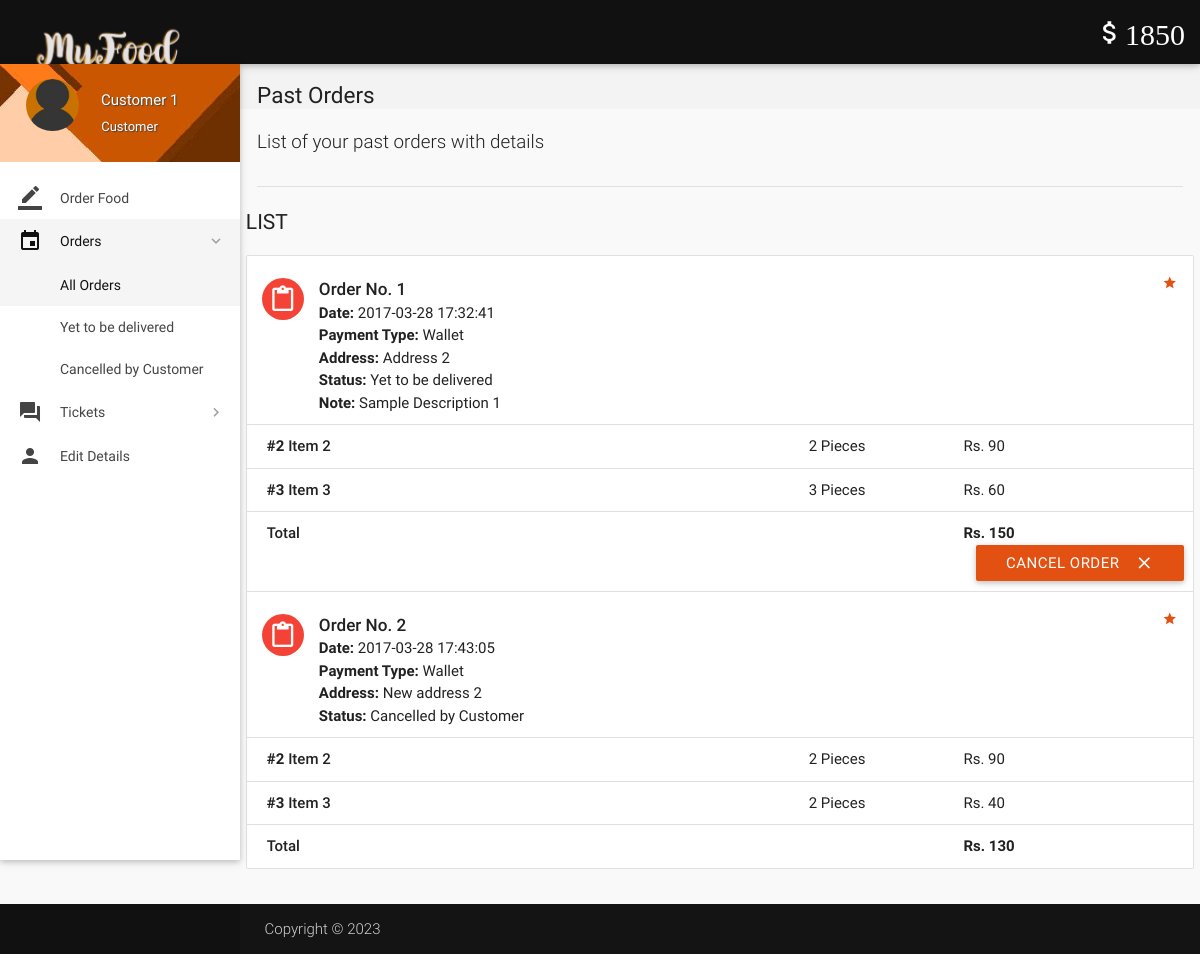
Page /account/orders.php (signed in) on the earlier database version.
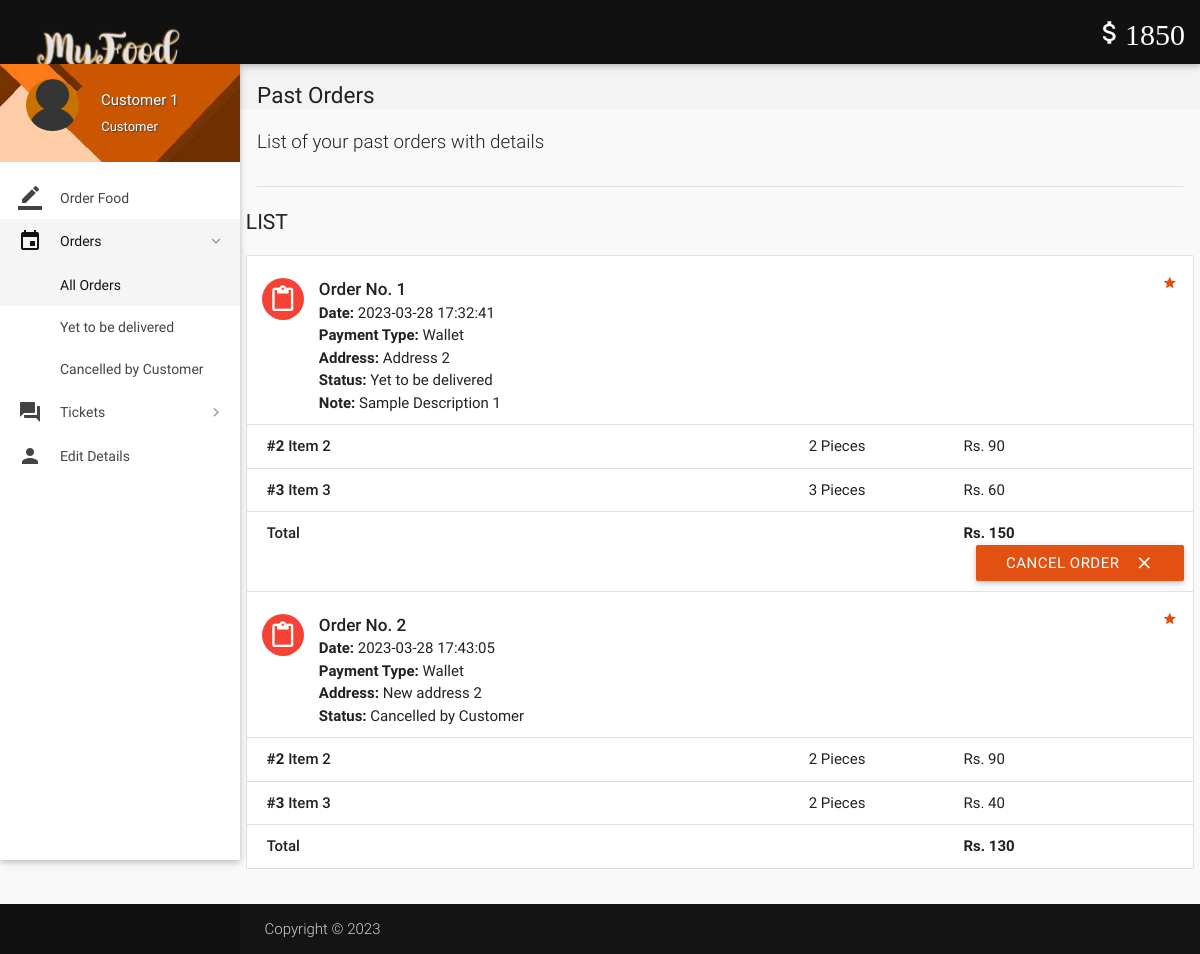
Same page on the later database version.
### tables this page shows
CREATE TABLE `orders` (
  `id` int(11) NOT NULL,
  `customer_id` int(11) NOT NULL,
  `address` varchar(300) NOT NULL,
  `description` varchar(300) NOT NULL,
  `date` datetime NOT NULL DEFAULT CURRENT_TIMESTAMP,
  `payment_type` varchar(16) NOT NULL DEFAULT 'Wallet',
  `total` int(11) NOT NULL,
  `status` varchar(25) NOT NULL DEFAULT 'Yet to be delivered',
  `deleted` tinyint(4) NOT NULL DEFAULT '0'
);

### account/includes/wallet.php (called while the page is built, shortened)
<?php
$user_id=$_SESSION['user_id'];
?>

### account/orders.php (the view, shortened to what the changed rows need)
<?php
include 'includes/connect.php';
include 'includes/wallet.php';
	if($_SESSION['customer_sid']==session_id())
	{
		?>
<!DOCTYPE html>
<html lang="en">
<head>
  <link href="css/materialize.min.css" type="text/css" rel="stylesheet" media="screen,projection">
  <link href="css/style.min.css" type="text/css" rel="stylesheet" media="screen,projection">
  <link href="css/custom/custom.min.css" type="text/css" rel="stylesheet" media="screen,projection">
  <link href="js/plugins/perfect-scrollbar/perfect-scrollbar.css" type="text/css" rel="stylesheet" media="screen,projection">
</head>
<body>
  <header id="header" class="page-topbar">
        <div class="navbar-fixed">
            <nav class="navbar-color">
                <div class="nav-wrapper">
                    <ul class="left">
                      <li><h1 class="logo-wrapper"><a href="index.php" class="brand-logo darken-1"><img src="images/logo.png" alt="logo"></a> <span class="logo-text">Logo</span></h1></li>
                    </ul>
                </div>
            </nav>
        </div>
  </header>
  <div id="main">
    <div class="wrapper">
      <section id="content">
        <div class="container">
<div id="work-collections" class="seaction">
					<?php
					if(isset($_GET['status'])){
						$status = $_GET['status'];
					}
					else{
						$status = '%';
					}
					$sql = mysqli_query($con, "SELECT * FROM orders WHERE customer_id = $user_id AND status LIKE '$status';;");
					echo '              <div class="row">
                <div>
                    <h4 class="header">List</h4>
                    <ul id="issues-collection" class="collection">';
					while($row = mysqli_fetch_array($sql))
					{
						$status = $row['status'];
						echo '<li class="collection-item avatar">
                              <i class="mdi-content-content-paste red circle"></i>
                              <span class="collection-header">Order No. '.$row['id'].'</span>
                              <p><strong>Date:</strong> '.$row['date'].'</p>
                              <p><strong>Payment Type:</strong> '.$row['payment_type'].'</p>
							  <p><strong>Address: </strong>'.$row['address'].'</p>
                              <p><strong>Status:</strong> '.($status=='Paused' ? 'Paused <a  data-position="bottom" data-delay="50" data-tooltip="Please contact administrator for further details." class="btn-floating waves-effect waves-light tooltipped cyan">    ?</a>' : $status).'</p>
							  '.(!empty($row['description']) ? '<p><strong>Note: </strong>'.$row['description'].'</p>' : '').'
							  <a href="#" class="secondary-content"><i class="mdi-action-grade"></i></a>
                              </li>';
						$order_id = $row['id'];
						$sql1 = mysqli_query($con, "SELECT * FROM order_details WHERE order_id = $order_id;");
						while($row1 = mysqli_fetch_array($sql1))
						{
							$item_id = $row1['item_id'];
							$sql2 = mysqli_query($con, "SELECT * FROM items WHERE id = $item_id;");
							while($row2 = mysqli_fetch_array($sql2)){
								$item_name = $row2['name'];
							}
							echo '<li class="collection-item">
                            <div class="row">
                            <div class="col s7">
                            <p class="collections-title"><strong>#'.$row1['item_id'].'</strong> '.$item_name.'</p>
                            </div>
                            <div class="col s2">
                            <span>'.$row1['quantity'].' Pieces</span>
                            </div>
                            <div class="col s3">
                            <span>Rs. '.$row1['price'].'</span>
                            </div>
                            </div>
                            </li>';
							$id = $row1['order_id'];
						}
								echo'<li class="collection-item">
                                        <div class="row">
                                            <div class="col s7">
                                                <p class="collections-title"> Total</p>
                                            </div>
                                            <div class="col s2">
											<span> </span>
                                            </div>
                                            <div class="col s3">
                                                <span><strong>Rs. '.$row['total'].'</strong></span>
                                            </div>';
								if(!preg_match('/^Cancelled/', $status)){
									if($status != 'Delivered'){
								echo '<form action="routers/cancel-order.php" method="post">
										<input type="hidden" value="'.$id.'" name="id">
										<input type="hidden" value="Cancelled by Customer" name="status">
										<input type="hidden" value="'.$row['payment_type'].'" name="payment_type">
										<button class="btn waves-effect waves-light right submit" type="submit" name="action">Cancel Order
                                              <i class="mdi-content-clear right"></i>
										</button>
										</form>';
								}
								}
								echo'</div></li>';
					}
					?>
					 </ul>
                </div>
              </div>
            </div>
        </div>
      </section>
    </div>
  </div>
</body>
</html>
<?php
	}
?>

Differences in the rows shown:
changed orders "Address 2": date "2017-03-28 17:32:41" → "2023-03-28 17:32:41"
changed orders "New address 2": date "2017-03-28 17:43:05" → "2023-03-28 17:43:05"
